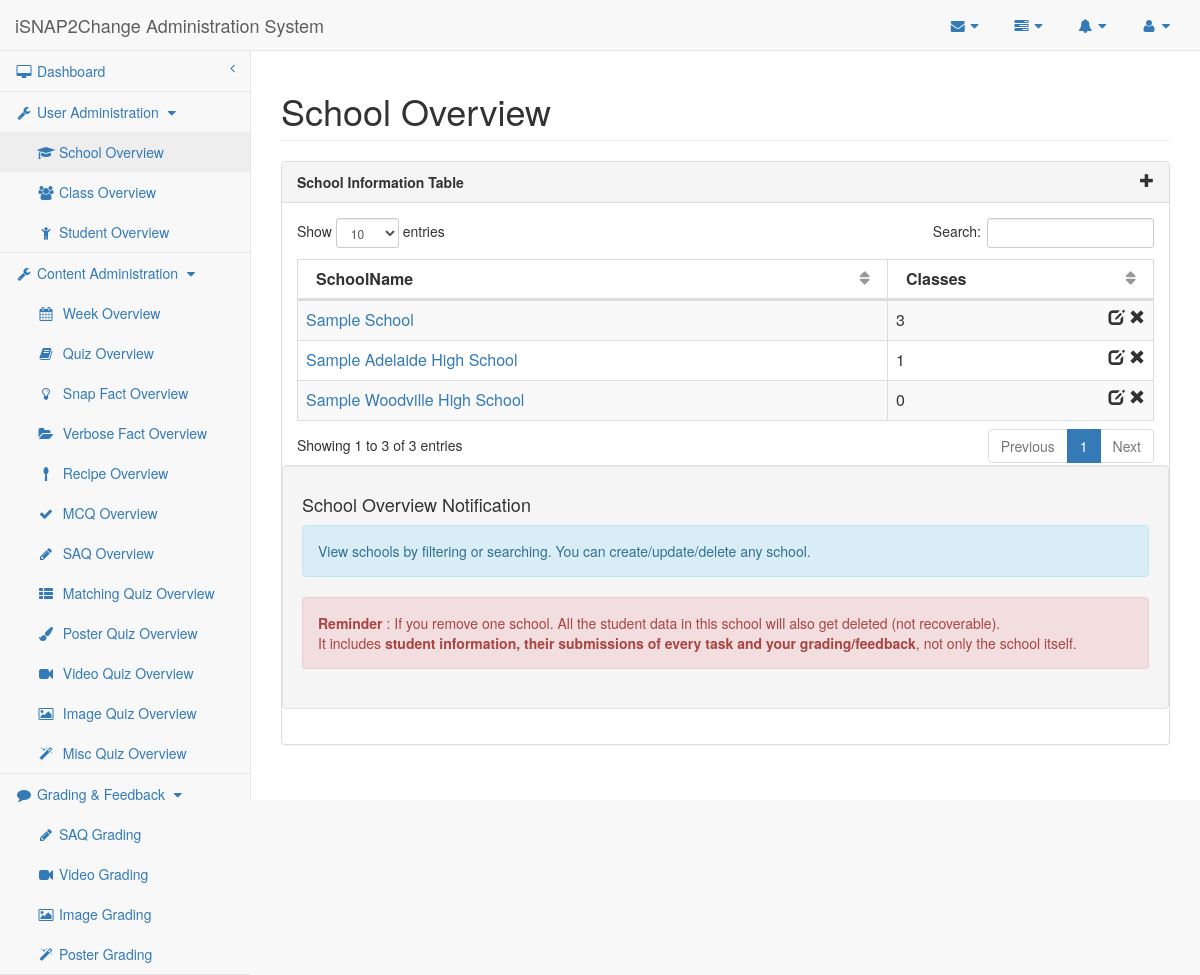
/researcher/school.php, run on the app's committed database.
### tables this page shows
CREATE TABLE IF NOT EXISTS `School` (
  SchoolID   MEDIUMINT AUTO_INCREMENT,
  SchoolName VARCHAR(190) UNIQUE,
  CONSTRAINT School_SchoolID_PK PRIMARY KEY (SchoolID)
);

### mysql-lib.php (called while the page is built, shortened)
<?php
function getSchools(PDO $conn)
{
    return getRecords($conn, "School");
}
function getClassNum(PDO $conn)
{
    $classNumSql = "SELECT count(*) AS Count, SchoolID
                   FROM School NATURAL JOIN Class
                   GROUP BY SchoolID";
    $classNumQuery = $conn->prepare($classNumSql);
    $classNumQuery->execute();
    $classNumResult = $classNumQuery->fetchAll(PDO::FETCH_OBJ);
    return $classNumResult;
}
function getRecords(PDO $conn, $tableName, array $joinTables = null)
{
    $tableSql = "SELECT * FROM " . $tableName;
    $tableQuery = $conn->prepare($tableSql);
    $tableQuery->execute();
    $tableResult = $tableQuery->fetchAll(PDO::FETCH_OBJ);
    return $tableResult;
}
?>

### researcher/school.php (the view, shortened to what this page needs)
<?php
require_once("../mysql-lib.php");
require_once("researcher-lib.php");
try {
    $conn = db_connect();
} catch (Exception $e) {
    debug_err($e);
}
try {
    $schoolResult = getSchools($conn);
    $classNumResult = getClassNum($conn);
} catch (Exception $e) {
    debug_err($e);
}
?>
<!DOCTYPE html>
<html lang="en">
<?php require_once('header-lib.php'); ?>
<body>
<div id="wrapper">
    <?php require_once('navigation.php'); ?>
    <div id="page-wrapper">
        <div class="row">
            <div class="col-lg-12">
                <h1 class="page-header">School Overview</h1>
            </div>
        </div>
        <div class="row">
            <div class="col-lg-12">
                <div class="panel panel-default">
                    <div class="panel-heading">
                        School Information Table <span class="glyphicon glyphicon-plus pull-right" data-toggle="modal"
                                                       data-target="#dialog"></span>
                    </div>
                    <div class="panel-body">
                        <div class="dataTable_wrapper">
                            <table class="table table-striped table-bordered table-hover" id="dataTables-example">
                                <thead>
                                <tr>
                                    <th>SchoolName</th>
                                    <th>Classes</th>
                                </tr>
                                </thead>
                                <tbody>
                                <?php for ($i = 0; $i < count($schoolResult); $i++) { ?>
                                    <tr class="<?php if ($i % 2 == 0) {
                                        echo "odd";
                                    } else {
                                        echo "even";
                                    } ?>">
                                        <td>
                                            <a href="class.php?schoolID=<?php echo $schoolResult[$i]->SchoolID ?>"><?php echo $schoolResult[$i]->SchoolName ?></a>
                                        </td>
                                        <td><?php $count = 0;
                                            for ($j = 0; $j < count($classNumResult); $j++) {
                                                if ($classNumResult[$j]->SchoolID == $schoolResult[$i]->SchoolID) $count = $classNumResult[$j]->Count;
                                            }
                                            echo $count; ?><span class="glyphicon glyphicon-remove pull-right"
                                                                 aria-hidden="true"></span><span class="pull-right"
                                                                                                 aria-hidden="true">&nbsp;</span><span
                                                class="glyphicon glyphicon-edit pull-right" data-toggle="modal"
                                                data-target="#dialog" aria-hidden="true"></span></td>
                                    </tr>
                                <?php } ?>
                                </tbody>
                            </table>
                        </div>
                        <div class="well row">
                            <h4>School Overview Notification</h4>
                            <div class="alert alert-info">
                                <p>View schools by filtering or searching. You can create/update/delete any school.</p>
                            </div>
                            <div class="alert alert-danger">
                                <p><strong>Reminder</strong> : If you remove one school. All the student data in this
                                    school will also get deleted (not recoverable).</p> It includes <strong>student
                                    information, their submissions of every task and your grading/feedback</strong>, not
                                only the school itself.
                            </div>
                        </div>
                    </div>
                </div>
            </div>
        </div>
    </div>
</div>
<?php require_once('sb-admin-lib.php'); ?>
</body>
</html>

### sb-admin/css/sb-admin-2.css (style rules this page uses)
body { background-color: #f8f8f8; }
#wrapper { width: 100%; }
#page-wrapper { padding: 0 15px; min-height: 568px; background-color: #fff; }
@media (min-width:768px) { #page-wrapper { position: inherit; margin: 0 0 0 250px; padding: 0 30px; border-left: 1px solid #e7e7e7; } }
table.dataTable thead .sorting, table.dataTable thead .sorting_asc, table.dataTable thead .sorting_desc, table.dataTable thead .sorting_asc_disabled, table.dataTable thead .sorting_desc_disabled { background: 0 0; }
table.dataTable thead .sorting:after { content: "\f0dc"; float: right; font-family: fontawesome; color: rgba(50,50,50,.5); }

### researcher/header-lib.php (style rules this page uses)
.panel-heading { font-weight: bold; }

### data on the page
school: SchoolName "Sample Adelaide High School", count "1"
school: SchoolName "Sample School", count "3"
school: SchoolName "Sample Woodville High School", count "0"

### other printed values
$userAdminPageArr[$i] "School"
$userAdminPageArr[$i] "Class"
$userAdminPageArr[$i] "Student"
$contentAdminPageArr[$i] "Week"
$contentAdminPageArr[$i] "Quiz"
$contentAdminPageArr[$i] "Snap Fact"
$contentAdminPageArr[$i] "Verbose Fact"
$contentAdminPageArr[$i] "Recipe"
$contentAdminPageArr[$i] "MCQ"
$contentAdminPageArr[$i] "SAQ"
$contentAdminPageArr[$i] "Matching"
$contentAdminPageArr[$i] "Poster"
$contentAdminPageArr[$i] "Video"
$contentAdminPageArr[$i] "Image"
$contentAdminPageArr[$i] "Misc"
